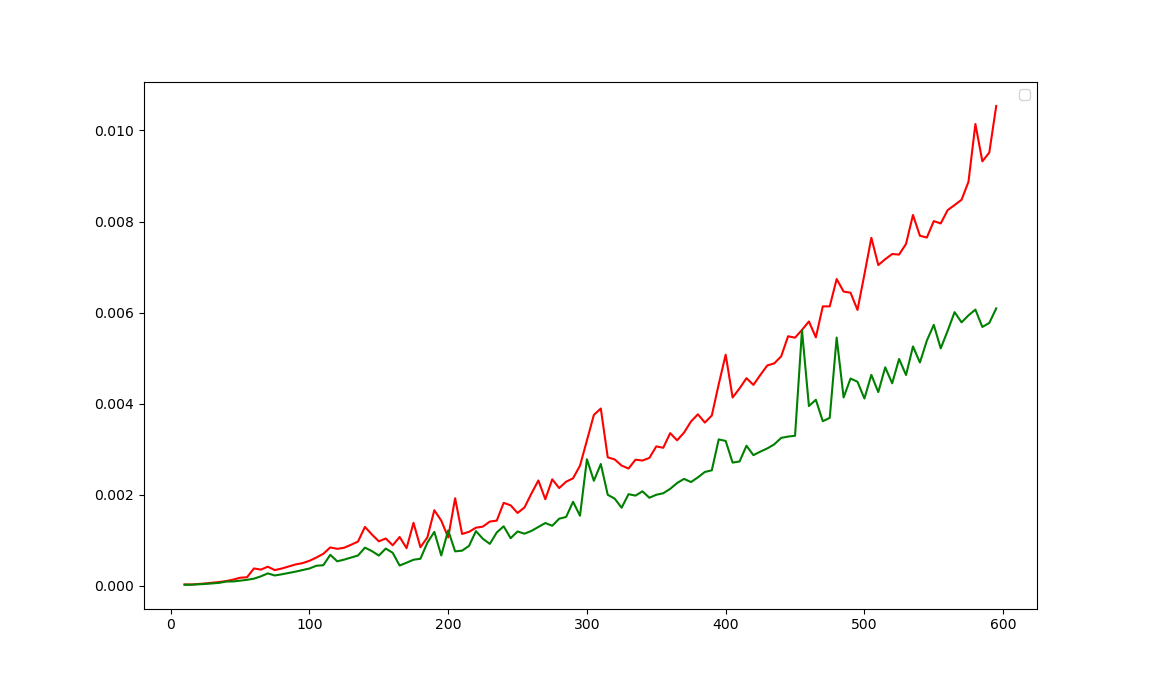

Generate this figure with Python:
from time import time
from matplotlib import pyplot as plt
from SieveOfEratosthenes import sieveOfEratosthenes
from SieveOfEratosthenes2 import sieveOfEratosthenes2
totalNum = 120
X = [5*k for k in range(2,totalNum)]
Y1 = [0 for k in range(2,totalNum)]
Y2 = [0 for k in range(2,totalNum)]
for h in X:
    start = time()
    sieveOfEratosthenes(h)
    end = time()
    Y1[int(h/5)-2] = end-start
    start = time()
    sieveOfEratosthenes2(h)
    end = time()
    Y2[int(h/5)-2] = end-start
fig = plt.figure()
line1 = plt.plot(X,Y1,'r')
line2 = plt.plot(X,Y2,'g')
plt.legend((line1,line2),('FermatTest','SqrtPrimality'))
plt.show()
